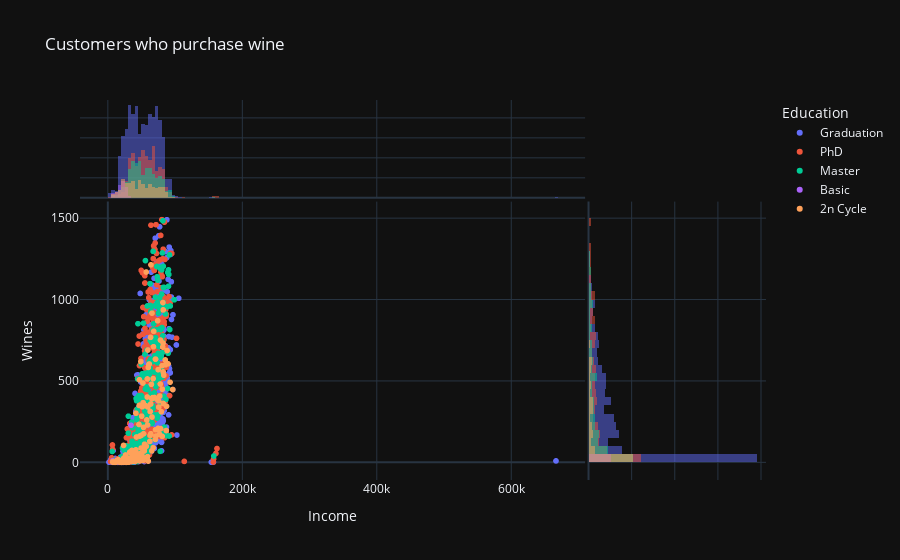

The code cell stored with this chart in its notebook:
### Markdown cell above
### Does income differentiate customers who purchase wine?

### Code cell
# bimodal histogram and left skewed histogram
px.scatter(data_frame=df, x = 'Income', y = 'MntWines',  labels={'MntWines':'Wines'}, title='Customers who purchase wine' , color = 'Education', marginal_y = "histogram", marginal_x = "histogram")

### Figure 1 — Plotly figure (JSON) as saved in the notebook; plotly's stock layout.template omitted (floating-point values rounded to 4 significant figures; data arrays with more than 128 entries replaced by an {"elided": "..."} marker saying what was removed)
{"data": [{"hovertemplate": "Education=Graduation<br>Income=%{x}<br>Wines=%{y}<extra></extra>", "legendgroup": "Graduation", "marker": {"color": "#636efa", "symbol": "circle"}, "mode": "markers", "name": "Graduation", "showlegend": true, "x": {"elided": "1127 float values"}, "xaxis": "x", "y": {"elided": "1127 int values"}, "yaxis": "y", "type": "scattergl"}, {"alignmentgroup": "True", "bingroup": "x", "hovertemplate": "Education=Graduation<br>Income=%{x}<br>count=%{y}<extra></extra>", "legendgroup": "Graduation", "marker": {"color": "#636efa"}, "name": "Graduation", "offsetgroup": "Graduation", "opacity": 0.5, "showlegend": false, "x": {"elided": "1127 float values"}, "xaxis": "x3", "yaxis": "y3", "type": "histogram"}, {"alignmentgroup": "True", "bingroup": "y", "hovertemplate": "Education=Graduation<br>Wines=%{y}<br>count=%{x}<extra></extra>", "legendgroup": "Graduation", "marker": {"color": "#636efa"}, "name": "Graduation", "offsetgroup": "Graduation", "opacity": 0.5, "showlegend": false, "xaxis": "x2", "y": {"elided": "1127 int values"}, "yaxis": "y2", "type": "histogram"}, {"hovertemplate": "Education=PhD<br>Income=%{x}<br>Wines=%{y}<extra></extra>", "legendgroup": "PhD", "marker": {"color": "#EF553B", "symbol": "circle"}, "mode": "markers", "name": "PhD", "showlegend": true, "x": {"elided": "486 float values"}, "xaxis": "x", "y": {"elided": "486 int values"}, "yaxis": "y", "type": "scattergl"}, {"alignmentgroup": "True", "bingroup": "x", "hovertemplate": "Education=PhD<br>Income=%{x}<br>count=%{y}<extra></extra>", "legendgroup": "PhD", "marker": {"color": "#EF553B"}, "name": "PhD", "offsetgroup": "PhD", "opacity": 0.5, "showlegend": false, "x": {"elided": "486 float values"}, "xaxis": "x3", "yaxis": "y3", "type": "histogram"}, {"alignmentgroup": "True", "bingroup": "y", "hovertemplate": "Education=PhD<br>Wines=%{y}<br>count=%{x}<extra></extra>", "legendgroup": "PhD", "marker": {"color": "#EF553B"}, "name": "PhD", "offsetgroup": "PhD", "opacity": 0.5, "showlegend": false, "xaxis": "x2", "y": {"elided": "486 int values"}, "yaxis": "y2", "type": "histogram"}, {"hovertemplate": "Education=Master<br>Income=%{x}<br>Wines=%{y}<extra></extra>", "legendgroup": "Master", "marker": {"color": "#00cc96", "symbol": "circle"}, "mode": "markers", "name": "Master", "showlegend": true, "x": {"elided": "370 float values"}, "xaxis": "x", "y": {"elided": "370 int values"}, "yaxis": "y", "type": "scattergl"}, {"alignmentgroup": "True", "bingroup": "x", "hovertemplate": "Education=Master<br>Income=%{x}<br>count=%{y}<extra></extra>", "legendgroup": "Master", "marker": {"color": "#00cc96"}, "name": "Master", "offsetgroup": "Master", "opacity": 0.5, "showlegend": false, "x": {"elided": "370 float values"}, "xaxis": "x3", "yaxis": "y3", "type": "histogram"}, {"alignmentgroup": "True", "bingroup": "y", "hovertemplate": "Education=Master<br>Wines=%{y}<br>count=%{x}<extra></extra>", "legendgroup": "Master", "marker": {"color": "#00cc96"}, "name": "Master", "offsetgroup": "Master", "opacity": 0.5, "showlegend": false, "xaxis": "x2", "y": {"elided": "370 int values"}, "yaxis": "y2", "type": "histogram"}, {"hovertemplate": "Education=Basic<br>Income=%{x}<br>Wines=%{y}<extra></extra>", "legendgroup": "Basic", "marker": {"color": "#ab63fa", "symbol": "circle"}, "mode": "markers", "name": "Basic", "showlegend": true, "x": [7500.0, 24590.0, 9548.0, 28250.0, 24880.0, 24480.0, 27190.0, 24280.0, 30800.0, 18980.0, 25960.0, 21060.0, 13080.0, 17490.0, 20420.0, 26870.0, 25440.0, 14910.0, 15040.0, 22630.0, 16580.0, 14420.0, 23720.0, 15060.0, 8940.0, 25710.0, 7500.0, 27000.0, 18390.0, 24370.0, 17260.0, 22630.0, 13720.0, 24590.0, 15860.0, 9722.0, 18750.0, 23530.0, 28390.0, 16010.0, 28250.0, 20190.0, 24880.0, 34440.0, 22120.0, 22390.0, 14190.0, 20420.0, 16000.0, 15250.0, 26490.0, 25220.0, 16180.0, 14920.0], "xaxis": "x", "y": [6, 1, 0, 1, 1, 4, 1, 16, 8, 2, 2, 1, 2, 0, 4, 0, 1, 7, 4, 2, 1, 0, 5, 6, 1, 1, 10, 7, 7, 2, 6, 2, 2, 1, 1, 6, 2, 9, 1, 3, 1, 0, 1, 228, 3, 0, 2, 4, 1, 1, 2, 4, 5, 3], "yaxis": "y", "type": "scattergl"}, {"alignmentgroup": "True", "bingroup": "x", "hovertemplate": "Education=Basic<br>Income=%{x}<br>count=%{y}<extra></extra>", "legendgroup": "Basic", "marker": {"color": "#ab63fa"}, "name": "Basic", "offsetgroup": "Basic", "opacity": 0.5, "showlegend": false, "x": [7500.0, 24590.0, 9548.0, 28250.0, 24880.0, 24480.0, 27190.0, 24280.0, 30800.0, 18980.0, 25960.0, 21060.0, 13080.0, 17490.0, 20420.0, 26870.0, 25440.0, 14910.0, 15040.0, 22630.0, 16580.0, 14420.0, 23720.0, 15060.0, 8940.0, 25710.0, 7500.0, 27000.0, 18390.0, 24370.0, 17260.0, 22630.0, 13720.0, 24590.0, 15860.0, 9722.0, 18750.0, 23530.0, 28390.0, 16010.0, 28250.0, 20190.0, 24880.0, 34440.0, 22120.0, 22390.0, 14190.0, 20420.0, 16000.0, 15250.0, 26490.0, 25220.0, 16180.0, 14920.0], "xaxis": "x3", "yaxis": "y3", "type": "histogram"}, {"alignmentgroup": "True", "bingroup": "y", "hovertemplate": "Education=Basic<br>Wines=%{y}<br>count=%{x}<extra></extra>", "legendgroup": "Basic", "marker": {"color": "#ab63fa"}, "name": "Basic", "offsetgroup": "Basic", "opacity": 0.5, "showlegend": false, "xaxis": "x2", "y": [6, 1, 0, 1, 1, 4, 1, 16, 8, 2, 2, 1, 2, 0, 4, 0, 1, 7, 4, 2, 1, 0, 5, 6, 1, 1, 10, 7, 7, 2, 6, 2, 2, 1, 1, 6, 2, 9, 1, 3, 1, 0, 1, 228, 3, 0, 2, 4, 1, 1, 2, 4, 5, 3], "yaxis": "y2", "type": "histogram"}, {"hovertemplate": "Education=2n Cycle<br>Income=%{x}<br>Wines=%{y}<extra></extra>", "legendgroup": "2n Cycle", "marker": {"color": "#FFA15A", "symbol": "circle"}, "mode": "markers", "name": "2n Cycle", "showlegend": true, "x": {"elided": "203 float values"}, "xaxis": "x", "y": {"elided": "203 int values"}, "yaxis": "y", "type": "scattergl"}, {"alignmentgroup": "True", "bingroup": "x", "hovertemplate": "Education=2n Cycle<br>Income=%{x}<br>count=%{y}<extra></extra>", "legendgroup": "2n Cycle", "marker": {"color": "#FFA15A"}, "name": "2n Cycle", "offsetgroup": "2n Cycle", "opacity": 0.5, "showlegend": false, "x": {"elided": "203 float values"}, "xaxis": "x3", "yaxis": "y3", "type": "histogram"}, {"alignmentgroup": "True", "bingroup": "y", "hovertemplate": "Education=2n Cycle<br>Wines=%{y}<br>count=%{x}<extra></extra>", "legendgroup": "2n Cycle", "marker": {"color": "#FFA15A"}, "name": "2n Cycle", "offsetgroup": "2n Cycle", "opacity": 0.5, "showlegend": false, "xaxis": "x2", "y": {"elided": "203 int values"}, "yaxis": "y2", "type": "histogram"}], "layout": {"xaxis": {"anchor": "y", "domain": [0.0, 0.7363], "title": {"text": "Income"}}, "yaxis": {"anchor": "x", "domain": [0.0, 0.7326], "title": {"text": "Wines"}}, "xaxis2": {"anchor": "y2", "domain": [0.7413, 1.0], "matches": "x2", "showticklabels": false, "showline": false, "ticks": "", "showgrid": true}, "yaxis2": {"anchor": "x2", "domain": [0.0, 0.7326], "matches": "y", "showticklabels": false, "showgrid": true}, "xaxis3": {"anchor": "y3", "domain": [0.0, 0.7363], "matches": "x", "showticklabels": false, "showgrid": true}, "yaxis3": {"anchor": "x3", "domain": [0.7426, 1.0], "matches": "y3", "showticklabels": false, "showline": false, "ticks": "", "showgrid": true}, "xaxis4": {"anchor": "y4", "domain": [0.7413, 1.0], "matches": "x2", "showticklabels": false, "showgrid": true, "showline": false, "ticks": ""}, "yaxis4": {"anchor": "x4", "domain": [0.7426, 1.0], "matches": "y3", "showticklabels": false, "showline": false, "ticks": "", "showgrid": true}, "legend": {"title": {"text": "Education"}, "tracegroupgap": 0}, "title": {"text": "Customers who purchase wine"}, "barmode": "overlay"}}
